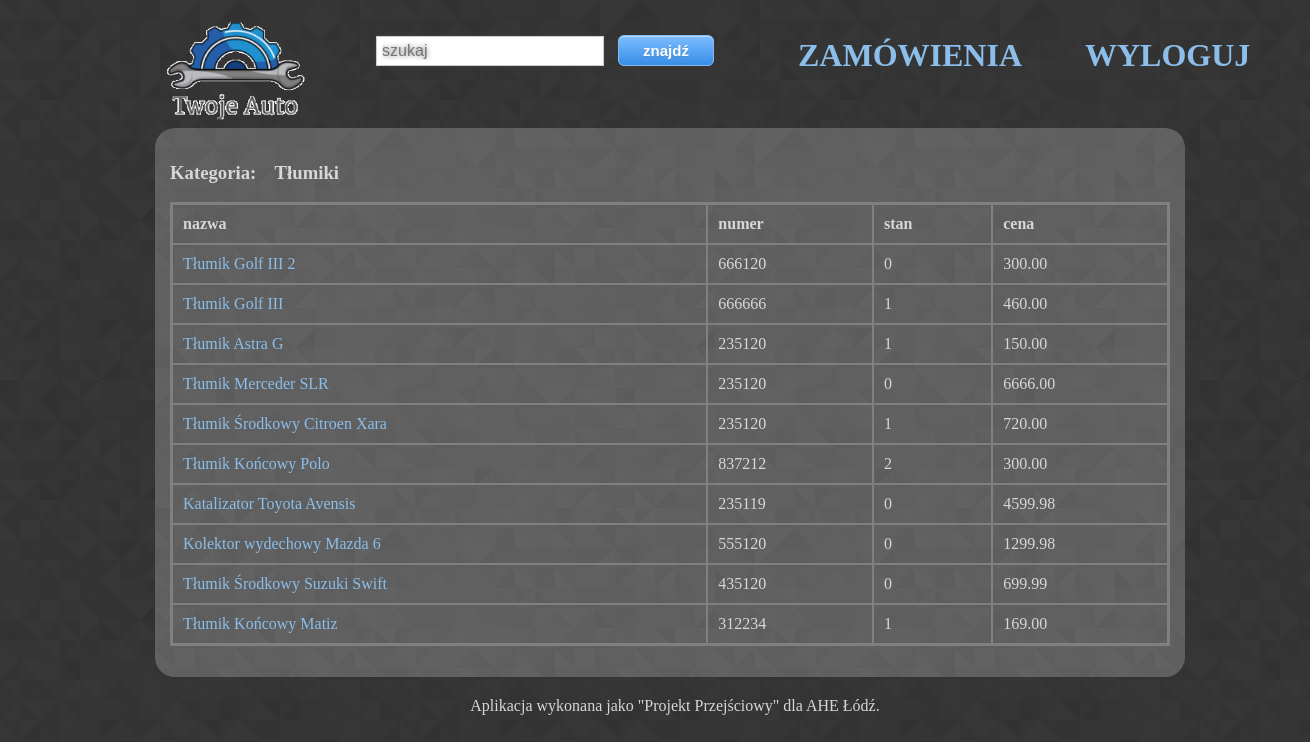
Page /kategoria/6 (signed in) on the earlier database version.
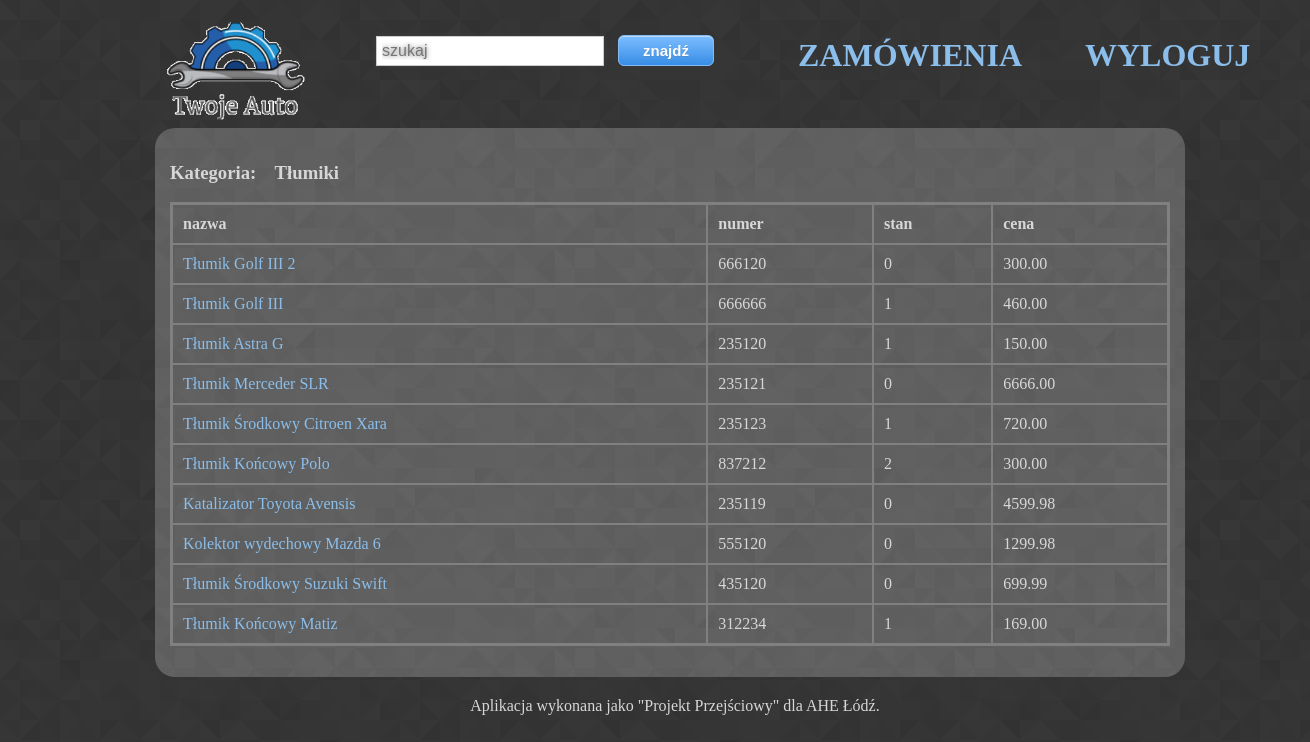
Same page on the later database version.
### produkty/models.py (models this page shows, shortened)
class Produkty(models.Model):
    n_cz    = 876543
    nazwa   = models.CharField(max_length=60)
    opis    = models.TextField(blank=True)
    cena    = models.DecimalField(max_digits=99999 ,decimal_places=2)
    producent = models.ForeignKey(Producent,on_delete=models.CASCADE,blank=True,null=True)
    kategoria = models.ForeignKey(Kategoria,on_delete=models.CASCADE,blank=True,null=True)
    obraz   = models.FileField(upload_to='', blank=True)
    created = models.DateTimeField(auto_now_add=True)
    updated = models.DateTimeField(auto_now=True)
    stan    = models.PositiveIntegerField(validators=[MinValueValidator(1)])
    numer   = models.IntegerField(default= 0 ,unique=False,blank=True, null=True)
    regał_wygory = models.TextChoices('regały', 'Regał_1 Regał_2 Regał_3 Regał_4')
    lokacja_x_wybory = models.TextChoices('lokacje', 'slot_1 slot_2 slot_3 slot_4 slot_5 slot_6 slot_7 slot_8')
    półka_wybory = models.TextChoices('półki', 'Półka_1 Półka_2 Półka_3 Półka_4')
    regał = models.CharField(default='Regał_1', blank=True, choices=regał_wygory.choices, max_length=30)
    półka = models.CharField(default='Półka_3', blank=False, choices=półka_wybory.choices, max_length=30)
    lokacja_x = models.CharField(default='slot_1', blank=True, choices=lokacja_x_wybory.choices, max_length=30)
    class Meta:
        verbose_name        = "Produkt"
        verbose_name_plural = "Produkty"

### produkty/views.py (the view)
# urls.py: path('kategoria/<int:id>', kategoria, name='kategoria'),
def kategoria(request,id):
    kategoria_widok = Produkty.objects.filter(kategoria=id)
    kat = Kategoria.objects.get(pk=id)
    kats = Kategoria.objects.all()
    form1 = Zamowienie()
    context = {
        'kategoria_widok'   : kategoria_widok,
        'kat'               : kat,
        'kats'              : kats,
        'form1'             : form1,  }
    return render(request, 'produkty/katf kopia.html', context)

### produkty/forms.py
class Zamowienie(forms.Form):
    ilosc   = forms.IntegerField(label="",min_value=0,initial=0)

### produkty/models.py (called while the page is built)
    def __str__(self):
        return self.nazwa

### produkty/templates/produkty/katf kopia.html
{% extends 'produkty/baza.html' %}
{% block kategoria %}
<h3>Kategoria:&nbsp &nbsp {{ kat }}</h3>
{% if kategoria_widok %}
<form action="." method = "POST">{%csrf_token%}
    <table style="width:100%">
        <tr>
            <th>nazwa</th>
            <th>numer</th>
            <th>stan</th>
            <th>cena</th>
        </tr>
        {% for prod in kategoria_widok %}
            <tr>
                <td>
                    <a href="{% url 'detail' prod.id %}">{{ prod.nazwa }} </a>
                </td>
                <td>
                    {{ prod.numer }}
                </td>
                <td>
                    {{ prod.stan }}
                </td>
                <td>
                    {{ prod.cena }}
                </td>
            </tr>
        {% endfor %}
    </table>
</form>
{% else %}
    <p>No products are available.</p>
{% endif %}
{% endblock %}

Differences in the rows shown:
changed Produkty "Tłumik Merceder SLR": numer "235120" → "235121"
changed Produkty "Tłumik Środkowy Citroen Xara": numer "235120" → "235123"
